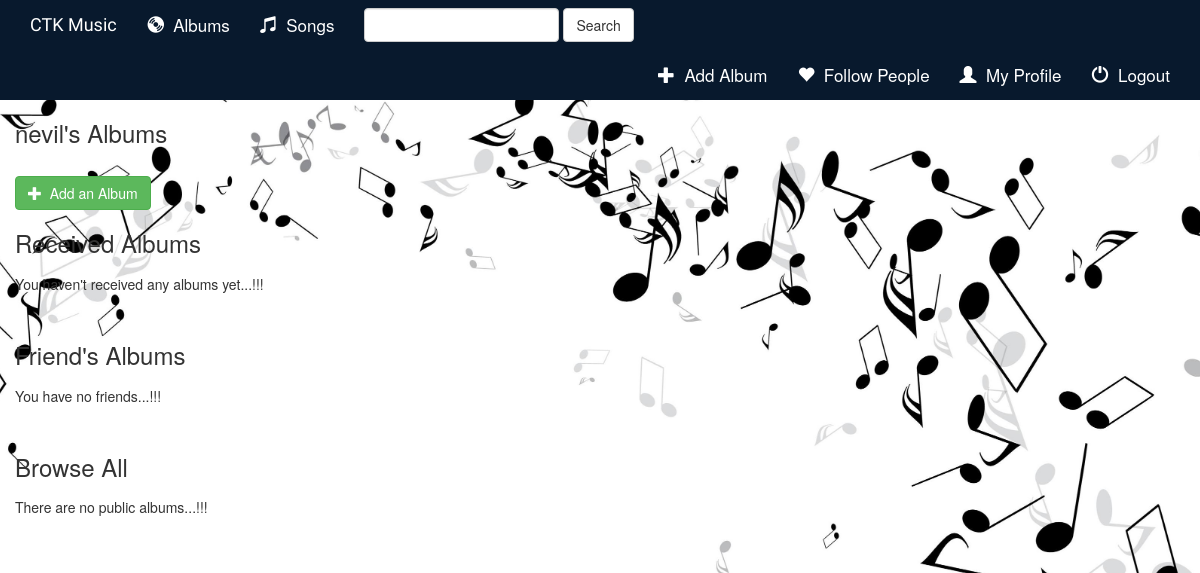
/users/index/ (signed in), run on an earlier commit of the app's database.
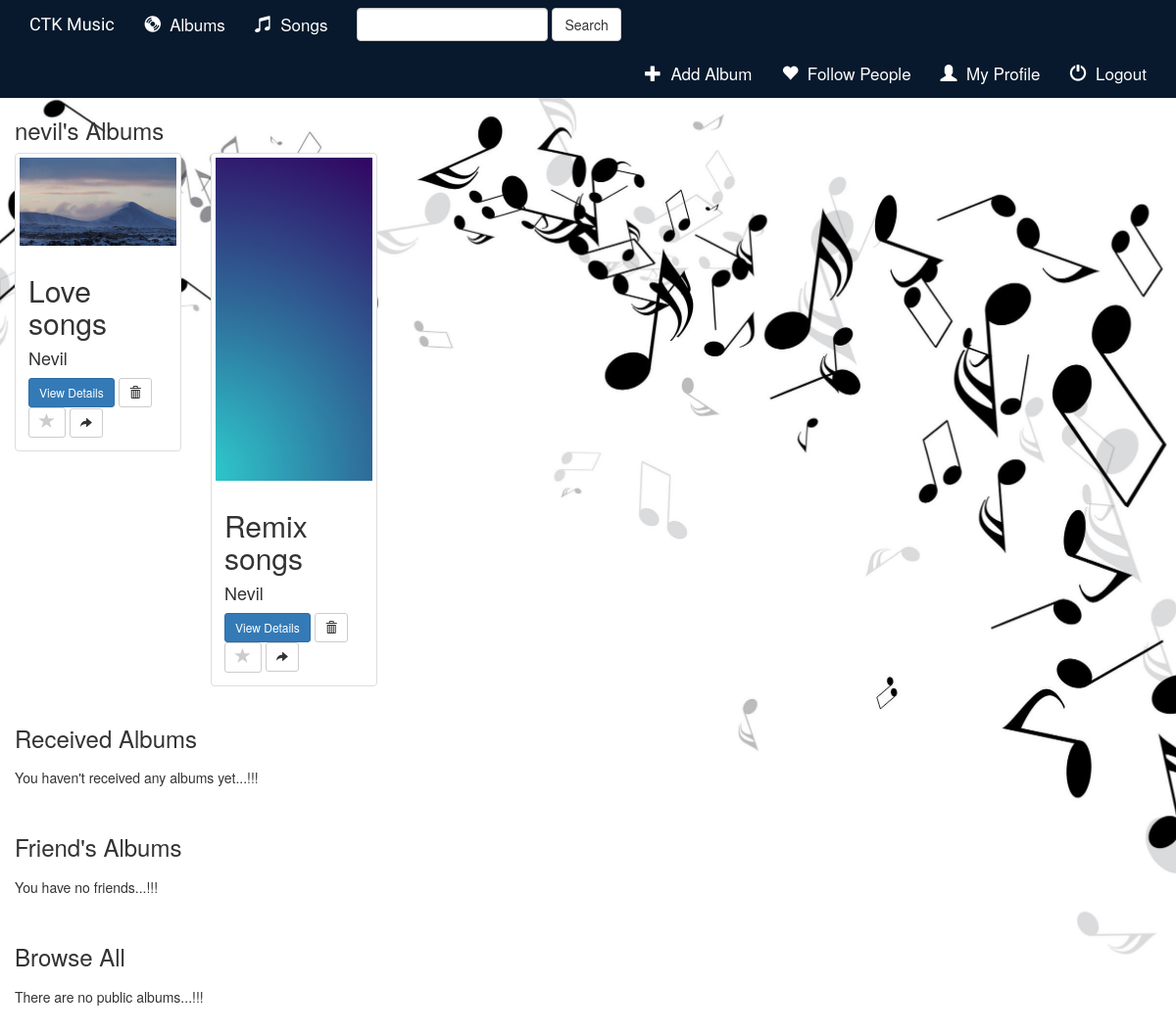
And on a later commit of the database.
### music/models.py (models this page shows, shortened)
class Album(models.Model):
    user = models.ForeignKey(User, default=1,on_delete=models.CASCADE)
    artist = models.CharField(max_length=250)
    album_title = models.CharField(max_length=500)
    genre = models.CharField(max_length=100)
    album_logo = models.FileField(upload_to="album_logos/")
    is_favorite = models.BooleanField(default=False)
    is_private = models.BooleanField(default=True,help_text="Is this a private album ? ")
    total_songs = models.IntegerField(default=0)
    shared = models.BooleanField(default=False)

### users/views.py (the view)
# urls.py: path('index/', views.index, name='index'),
def index(request):
    if not request.user.is_authenticated:
        return render(request, 'users/login.html')
    else:
        followee = Friend.objects.filter(follower=request.user)
        friends_albums = []
        for follo in followee:
            x = Album.objects.filter(Q(user=follo.followee)).exclude(is_private=True)
            friends_albums = chain(friends_albums,x)
        received_albums = Shared_album.objects.filter(receiver__username__exact=request.user.username)
        public_albums = Album.objects.exclude(user=request.user).filter(is_private=False)
        albums = Album.objects.filter(user=request.user)
        song_results = Song.objects.all()
        query = request.GET.get("q")
        if query:
            public_albums_search = public_albums.filter(
                Q(album_title__icontains=query) |
                Q(artist__icontains=query)
            ).distinct()
            own_albums_search = albums.filter(
                Q(album_title__icontains=query) |
                Q(artist__icontains=query)
            ).distinct()
            received_albums_search = received_albums.filter(
                Q(album_title__album_title__icontains=query) |
                Q(album_title__artist__icontains=query)
            ).distinct()
            song_results = song_results.filter(
                Q(song_title__icontains=query)
            ).distinct()
            return render(request, 'users/index.html', {
                'public_albums_search': public_albums_search,
                'received_albums_search' : received_albums_search,
                'own_albums_search': own_albums_search,
                'query':query,
                'songs': song_results,
            })
        else:
            context = {
                'albums': albums , # unique albums
                'received_albums': received_albums,
                'public_albums': public_albums,
                'friends_albums': friends_albums
            }
            return render(request, 'users/index.html', context )

### templates/users/index.html (shortened to what the changed rows need)
{% extends 'base.html' %}
{% block body %}
    <div class="albums-container container-fluid ">
        {% if query %}
            <div class="row">
                <div class="col-sm-12">
                    <h3>{{ user.username }}'s Albums</h3>
                </div>
                {% if own_albums_search %}
                    {% for album in own_albums_search %}
                        <div class="col-sm-4 col-lg-2">
                            <div class="thumbnail">
                                <a href="{% url 'music:detail' album.id %}">
                                    <img src="{{ album.album_logo.url }}" class="img-responsive">
                                </a>
                                <div class="caption">
                                    <h2>{{ album.album_title }}</h2>
                                    <h4>{{ album.artist }}</h4>
                                    <a href="{% url 'music:detail' album.id %}" class="btn btn-primary btn-sm"
                                       role="button">View Details</a>
                                    <form action="{% url 'music:delete_album' album.id %}" method="post"
                                          style="display: inline;">
                                        {% csrf_token %}
                                        <input type="hidden" name="album_id" value="{{ album.id }}"/>
                                        <button type="submit" class="btn btn-default btn-sm">
                                            <span class="glyphicon glyphicon-trash"></span>
                                        </button>
                                    </form>
                                    <a href="{% url 'music:favorite_album' album.id %}"
                                       class="btn btn-default btn-sm btn-favorite" role="button">
                                        <span class="glyphicon glyphicon-star {% if album.is_favorite %}active{% endif %}"></span>
                                    </a>
                                    <a href="{% url 'music:share_album' album.id %}" class="btn btn-default btn-sm"
                                       role="button">
                                        <span class="glyphicon glyphicon-share-alt {% if album.is_shared %}active{% endif %}"></span>
                                    </a>
                                </div>
                            </div>
                        </div>
                        {% cycle '' '' '' '' '' '<div class="clearfix visible-lg"></div>' %}
                    {% endfor %}
                {% else %}
                    <div class="col-sm-12">
                        <br>
                        <h5>
                            couldn't find anything in the personal albums...!!!
                        </h5>
                    </div>
                {% endif %}
            </div>
            <div class="row">
                <div class="col-sm-12">
                    <h3>Received Albums</h3>
                </div>
                {% if received_albums_search %}
                    {% for album in received_albums_search %}
                        <div class="col-sm-4 col-lg-2">
                            <div class="thumbnail">
                                <a href="{% url 'music:share_album_detail' album.id %}">
                                    <img src="{{ album.album_title.album_logo.url }}" class="img-responsive">
                                </a>
                                <div class="caption">
                                    <h2>{{ album.album_title }}</h2>
                                    <h4>{{ album.artist }}</h4>
                                    <a href="{% url 'music:share_album_detail' album.id %}"
                                       class="btn btn-primary btn-sm"
                                       role="button">View Details</a>
                                    <a href="{% url 'music:favorite_album' album.id %}"
                                       class="btn btn-default btn-sm btn-favorite" role="button">
                                        <span class="glyphicon glyphicon-star {% if album.is_favorite %}active{% endif %}"></span>
                                    </a>
                                </div>
                            </div>
                        </div>
                        {% cycle '' '' '' '' '' '<div class="clearfix visible-lg"></div>' %}
                    {% endfor %}
                {% else %}
                    <div class="col-sm-12">
                        <h5>
                            Couldn't find anything in the received albums...!!!
                        </h5>
                        <br>
                    </div>
                {% endif %}
            </div>
            <div class="row">
                <div class="col-sm-12">
                    <h3>Browse All</h3>
                </div>
                {% if public_albums_search %}
                    {% for album in public_albums_search %}
                        <div class="col-sm-4 col-lg-2">
                            <div class="thumbnail">
                                <a href="{% url 'music:share_album_detail' album.id %}">
                                    <img src="{{ album.album_logo.url }}" class="img-responsive">
                                </a>
                                <div class="caption">
                                    <h2>{{ album.album_title }}</h2>
                                    <h4>{{ album.artist }}</h4>
                                    <a href="{% url 'music:share_album_detail' album.id %}"
                                       class="btn btn-primary btn-sm"
                                       role="button">View Details</a>
                                    <a href="{% url 'music:favorite_album' album.id %}"
                                       class="btn btn-default btn-sm btn-favorite" role="button">
                                        <span class="glyphicon glyphicon-star {% if album.is_favorite %}active{% endif %}"></span>
                                    </a>
                                </div>
                            </div>
                        </div>
                        {% cycle '' '' '' '' '' '<div class="clearfix visible-lg"></div>' %}
                    {% endfor %}
                {% else %}
                    <div class="col-sm-12">
                        <h5>
                            Couldn't find anything in the public albums...!!!
                        </h5>
                        <br>
                    </div>
                {% endif %}
            </div>
        {% else %}
            <div class="row">
                {% if albums %}
                    {% for album in albums %}
                        <div class="col-sm-4 col-lg-2">
                            <div class="thumbnail">
                                <a href="{% url 'music:detail' album.id %}">
                                    <img src="{{ album.album_logo.url }}" class="img-responsive">
                                </a>
                                <div class="caption">
                                    <h2>{{ album.album_title }}</h2>
                                    <h4>{{ album.artist }}</h4>
                                    <a href="{% url 'music:detail' album.id %}" class="btn btn-primary btn-sm"
                                       role="button">View Details</a>
                                    <form action="{% url 'music:delete_album' album.id %}" method="post"
                                          style="display: inline;">
                                        <button type="submit" class="btn btn-default btn-sm">
                                            <span class="glyphicon glyphicon-trash"></span>
                                        </button>
                                    </form>
                                    <a href="{% url 'music:favorite_album' album.id %}"
                                       class="btn btn-default btn-sm btn-favorite" role="button">
                                        <span class="glyphicon glyphicon-star {% if album.is_favorite %}active{% endif %}"></span>
                                    </a>
                                    <a href="{% url 'music:share_album' album.id %}" class="btn btn-default btn-sm"
                                       role="button">
                                        <span class="glyphicon glyphicon-share-alt {% if album.is_shared %}active{% endif %}"></span>
                                    </a>
                                </div>
                            </div>
                        </div>
                    {% endfor %}
                {% else %}
                    <div class="col-sm-12">
                        <br>
                        <a href="{% url 'music:create_album' %}">
                            <button type="button" class="btn btn-success">
                                <span class="glyphicon glyphicon-plus"></span>&nbsp; Add an Album
                            </button>
                        </a>
                    </div>
                {% endif %}
            </div>
        {% endif %}
    </div>
{% endblock %}

What changed in the data, as far as the page shows it:
added Album: album_logo (picture), album_title "Love songs", artist "Nevil", is_favorite False (drawn)
added Album: album_logo (picture), album_title "Remix songs", artist "Nevil", is_favorite False (drawn)
Also different on the page:
text no longer shown: "Add an Album"
